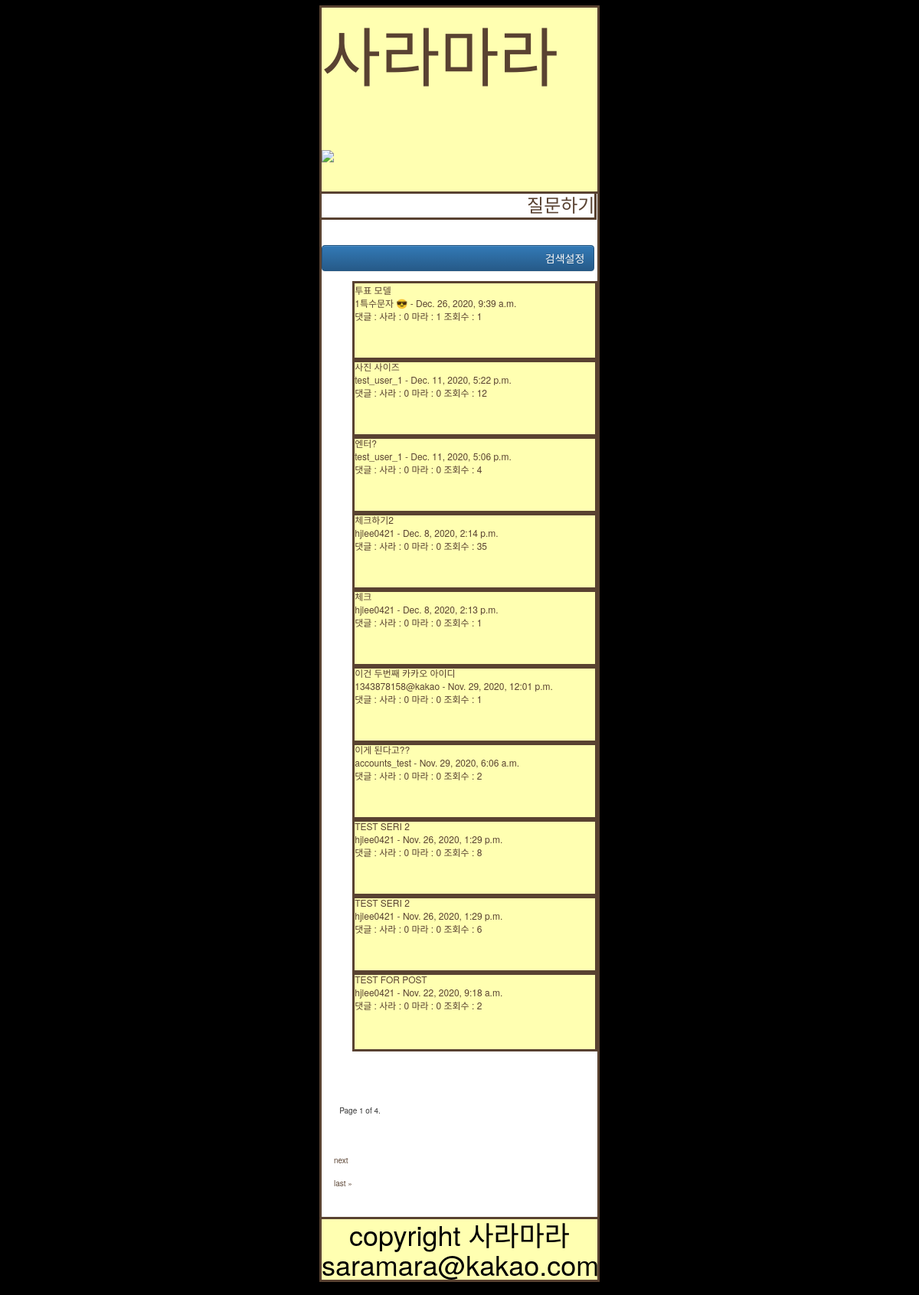
The page / on the database its author committed.
### posts/models.py (models this page shows, shortened)
class Post(models.Model):
    author = models.ForeignKey(
        settings.AUTH_USER_MODEL, on_delete=models.CASCADE)  # settings.py 에 AUTH_USER_MODEL 확인 추천!
    title = models.CharField(max_length=128)
    price = models.CharField(max_length=128, blank=True, null=True)
    brand = models.CharField(max_length=128, blank=True, null=True)
    link = models.CharField(
        max_length=128, blank=True, null=True)
    ckcontent = RichTextUploadingField(blank=True, null=True)
    pub_date = models.DateTimeField(auto_now_add=True,
                                    verbose_name='date published')
    sara_users = models.ManyToManyField(
        settings.AUTH_USER_MODEL, related_name="sara_voter")  # [] 의 형태로 사용자를 담는다
    mara_users = models.ManyToManyField(
        settings.AUTH_USER_MODEL, related_name="mara_Voter")  # [] 의 형태로 사용자를 담는다
    view_cnt = models.IntegerField(default=0)
    CATEGORY_CHOICES = (
        ('상의', '상의'),
        ('하의', '하의'),
        ('신발', '신발'),
        ('기타', '기타'),
    )
    category = models.CharField(
        max_length=128, choices=CATEGORY_CHOICES, default='상의', null=False)
    @property
    def sara_cnt(self):
        return self.sara_users.all().count()
    @property
    def mara_cnt(self):
        return self.mara_users.all().count()
    class Meta:
        ordering = ['-id']

class User(AbstractUser):
    kakao_unique_id = models.CharField(
        max_length=128, blank=True, null=True, default="")
    kakao_access_token = models.CharField(
        max_length=128, blank=True, null=True, default="")
    profile_image = models.ImageField(
        blank=True, null=True, upload_to='profile_image', default="C:\django_project\django_project\media\profile_image\saramara_defaults.jpg")
    gender = models.CharField(
        max_length=128, blank=True, null=True, default="")
    email = models.EmailField(
        max_length=128, blank=True, null=True, default="")
    birthday = models.CharField(
        max_length=128, blank=True, null=True, default="0101")
    birthyear = models.CharField(
        max_length=128, blank=True, null=True, default=str(randint(1950, 2010)))

### posts/views.py (the view)
# urls.py: path('', views.IndexView.as_view(), name='index'),
class IndexView(generic.ListView):
    model = Post
    template_name = 'posts/index.html'
    context_object_name = 'post_objects'
    paginate_by = 10
    def get(self, request, *args, **kwargs):
        timerange = request.GET.get('timerange')
        timerange_list = ['1일', '7일', '30일']
        drone = request.GET.get('drone')
        drone_list = ['view_cnt', 'comment_cnt', 'sara_cnt', 'mara_cnt']
        category = request.GET.get('category')
        category_list = ['상의', '하의', '신발', '기타']
        keyword = request.GET.get('keyword')
        if timerange in timerange_list:
            self.queryset = self.get_queryset().filter(
                pub_date__gte=datetime.now()-timedelta(days=int(timerange[:-1])))
        if category in category_list:
            self.queryset = self.get_queryset().filter(category=category)
        if keyword:
            self.queryset = self.get_queryset().filter(Q(title__icontains=keyword)
                                                       | Q(ckcontent__icontains=keyword))
        if drone in drone_list:
            self.queryset = self.get_queryset().order_by('-'+drone)
        return super(IndexView, self).get(request, *args, **kwargs)

### posts/context_processors.py (called while the page is built)
def kakao_login_key(request):
    return {'javascript_sdk_key': str(secrets["kakao"]["javascript_key"])}

### posts/templates/posts/index.html (shortened to what this page needs)
{% extends 'posts/base.html' %} {% block content %}
<div class="ask-list" style="font-size: 2vw">
  {% if user.is_authenticated %}
  <a href="{% url 'posts:ask' %}">질문하기</a>
  {% comment %} forward to ask page {% endcomment %} {% else %}
  <a href="{% url 'posts:signin' %}">질문하기</a>
   {% endif %}
</div>
<input
  type="submit"
  class="btn btn-primary"
  id="search-button"
  value="검색설정"
  style="text-align: right; width: 99%"
/>
<br />
<div class="items-wrap">
  {% if post_objects %}
  <ul>
    {% for post in post_objects %}
    <a href="{% url 'posts:detail' post.id %}"
      ><div class="single-item" style="font-size: 1vw; height: 100px">
        {{post.title|upper}} <br />
        {{post.author}} - {{post.pub_date}}<br />
        댓글 : {{post.get_comment_cnt}} 사라 : {{post.sara_cnt}} 마라 :
        {{post.mara_cnt}} 조회수 : {{post.view_cnt}}
        <br />
      </div>
    </a>
    {% endfor %}
  </ul>
  {% else %}
  <p>no posts are available</p>
  {% endif %}
</div>
<div class="pagination" style="height: 100px; width: 100px; font-size: 10px">
  <div class="step-links">
    <br />
    <br />
    <br />
    <div class="current">
      Page {{ page_obj.number }} of {{ page_obj.paginator.num_pages }}.
    </div>
    <br />
    <br />
    <br />
    {% if page_obj.has_next %}
    <a href="?page={{ page_obj.next_page_number }}">next</a>
    <a href="?page={{ page_obj.paginator.num_pages }}">last &raquo;</a>
    {% endif %}
    <br />
    <br />
    <br />
    <br />
  </div>
</div>
{% endblock %}

### posts/static/posts/style.css (style rules this page uses)
body { width: 360px; background-color: #000000; }
.ask-list { outline-style: solid; outline-color: #594231; text-align: right; font-size: 2vw; width: 99%; }
.items-wrap { margin: 0 auto; }
.single-item { outline-style: solid; outline-color: #594231; background-color: #ffffb1; height: 100px; width: 98%; max-width: 360px; display: block; font-size: 2vw; margin: 0 auto; }
.pagination { margin: 0 auto; text-align: center; display: inline-block; }
.pagination a { color: black; float: left; padding: 8px 16px; text-decoration: none; }
a { color: #594231; text-decoration: none; }
a:link { color: #594231; text-decoration: none; }

### rows shown on the page
Post: title "투표 모델", author "1특수문자 😎", pub_date "Dec. 26, 2020, 9:39 a.m.", sara_cnt "0", mara_cnt "1", view_cnt "1"
Post: title "사진 사이즈", author "test_user_1", pub_date "Dec. 11, 2020, 5:22 p.m.", sara_cnt "0", mara_cnt "0", view_cnt "12"
Post: title "엔터?", author "test_user_1", pub_date "Dec. 11, 2020, 5:06 p.m.", sara_cnt "0", mara_cnt "0", view_cnt "4"
Post: title "체크하기2", author "hjlee0421", pub_date "Dec. 8, 2020, 2:14 p.m.", sara_cnt "0", mara_cnt "0", view_cnt "35"
Post: title "체크", author "hjlee0421", pub_date "Dec. 8, 2020, 2:13 p.m.", sara_cnt "0", mara_cnt "0", view_cnt "1"
Post: title "이건 두번째 카카오 아이디", author "1343878158@kakao", pub_date "Nov. 29, 2020, 12:01 p.m.", sara_cnt "0", mara_cnt "0", view_cnt "1"
Post: title "이게 된다고??", author "accounts_test", pub_date "Nov. 29, 2020, 6:06 a.m.", sara_cnt "0", mara_cnt "0", view_cnt "2"
Post: title "TEST SERI 2", author "hjlee0421", pub_date "Nov. 26, 2020, 1:29 p.m.", sara_cnt "0", mara_cnt "0", view_cnt "8"
Post: title "TEST SERI 2", author "hjlee0421", pub_date "Nov. 26, 2020, 1:29 p.m.", sara_cnt "0", mara_cnt "0", view_cnt "6"
Post: title "TEST FOR POST", author "hjlee0421", pub_date "Nov. 22, 2020, 9:18 a.m.", sara_cnt "0", mara_cnt "0", view_cnt "2"

### other values the page prints
{{ page_obj.number }} "1"
{{ page_obj.paginator.num_pages }} "4"
